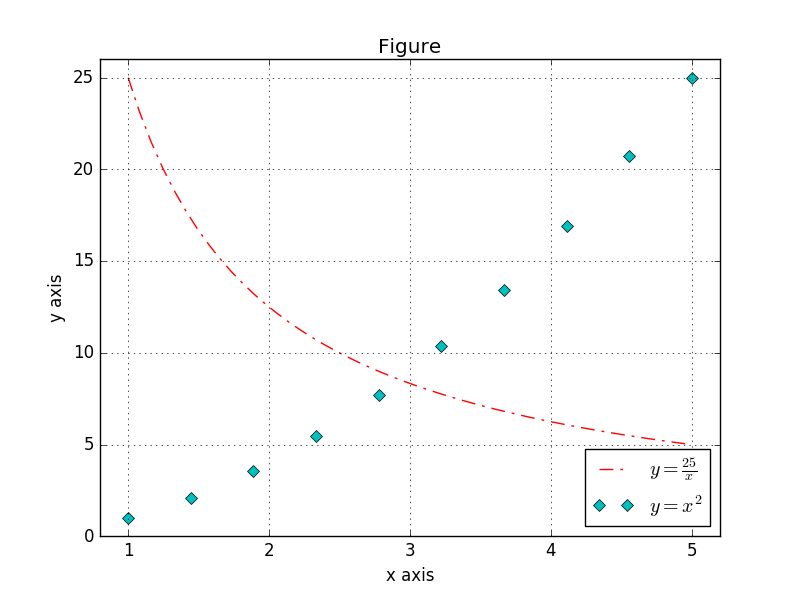

Here is the Python script that generated this plot:
# -*- coding: utf-8 -*-
import numpy as np
import matplotlib.pyplot as plt
x_1=np.linspace(1,5)
x_2=np.linspace(1,5,10)
y_1=25/x_1
y_2=x_2**2
p1,=plt.plot(x_1, y_1,'r-')
p1.set_dashes([10,5,2,5])
p2,=plt.plot(x_2, y_2,'cD')
plt.grid()
plt.title('Figure')
plt.xlabel('x axis')
plt.ylabel('y axis')
plt.xlim(0.8, 5.2)
plt.ylim(0.0, 26.0)
plt.legend((p1,p2),(r'$y=\frac{25}{x}$',r'$y=x^2$'), loc='best')
plt.show()
